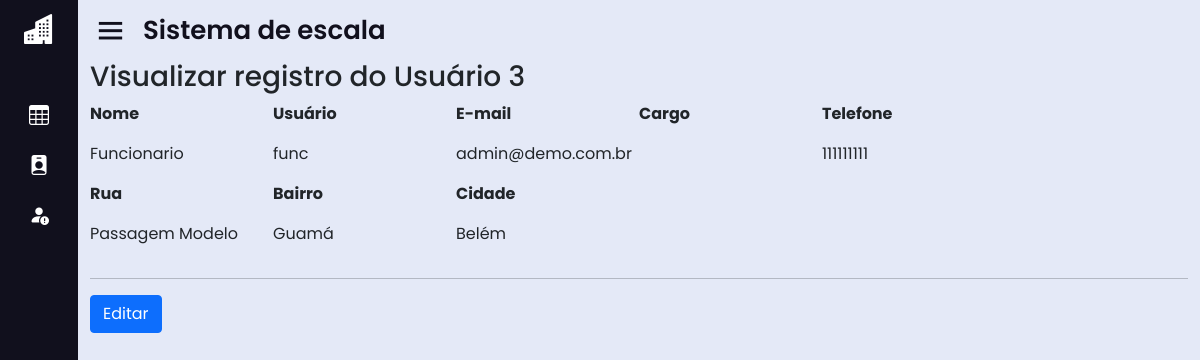
The page /home.php?page=perfil_func&msg=2 (signed in) on the database as committed earlier.
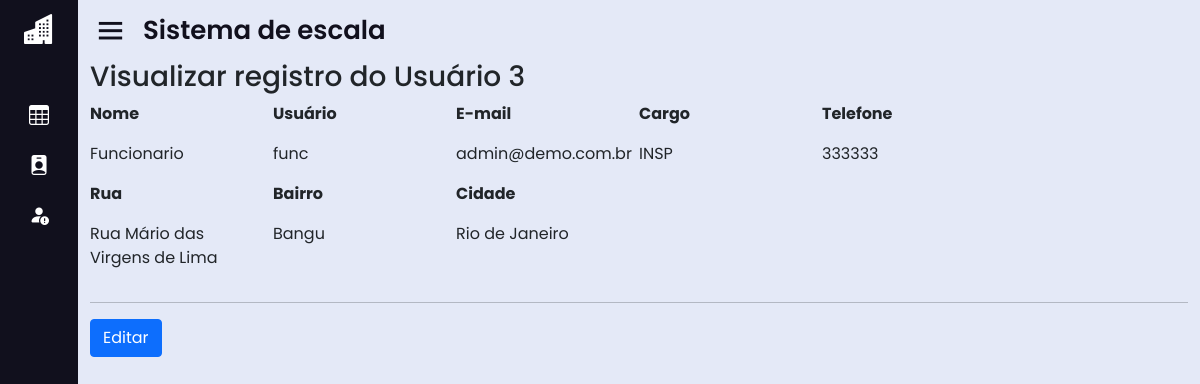
The same page on the database as committed later.
### tables this page shows
CREATE TABLE IF NOT EXISTS `funcionario` (
  `id_func` int(11) NOT NULL AUTO_INCREMENT,
  `nome_func` varchar(50) NOT NULL,
  `cargo_func` varchar(50) DEFAULT NULL,
  `turno` varchar(50) DEFAULT NULL,
  `telefone_func` varchar(50) NOT NULL,
  `sexo_func` varchar(50) NOT NULL,
  `email_func` varchar(50) NOT NULL,
  `id_st` int(11) DEFAULT NULL,
  PRIMARY KEY (`id_func`) USING BTREE,
  KEY `FK_funcionario_setor` (`id_st`),
  CONSTRAINT `FK_funcionario_setor` FOREIGN KEY (`id_st`) REFERENCES `setor` (`id_st`) ON DELETE CASCADE ON UPDATE CASCADE
);

CREATE TABLE IF NOT EXISTS `endereco` (
  `id_end` int(11) NOT NULL AUTO_INCREMENT,
  `rua_end` varchar(50) DEFAULT NULL,
  `compl_end` varchar(50) DEFAULT NULL,
  `cep_end` varchar(50) DEFAULT NULL,
  `bairro_end` varchar(50) DEFAULT NULL,
  `cidade_end` varchar(50) DEFAULT NULL,
  `estado_end` varchar(50) DEFAULT NULL,
  `id_func` int(11) DEFAULT NULL,
  PRIMARY KEY (`id_end`) USING BTREE,
  KEY `endereco_ibfk_1` (`id_func`) USING BTREE,
  CONSTRAINT `endereco_ibfk_1` FOREIGN KEY (`id_func`) REFERENCES `funcionario` (`id_func`) ON DELETE CASCADE ON UPDATE CASCADE
);

### sis/funcionario_perfil/perfil_func.php (the view, shortened to what this page needs)
<?php
$id = (int) $_SESSION['UsuarioID'];
$con = mysqli_connect('localhost', 'root', '', 'sisescala');
$sql = mysqli_query($con, "SELECT * FROM usuarios, funcionario, endereco WHERE id = $id");
$row = mysqli_fetch_array($sql);
?>
<div id="main" class="container-fluid">
    <h3 class="page-header">Visualizar registro do Usuário <?php echo $id; ?> </h3>
    <div class="row">
        <div class="col-md-2">
            <p><strong>Nome</strong></p>
            <p><?php echo $row['nome']; ?></p>
        </div>
        <div class="col-md-2">
            <p><strong>Usuário</strong></p>
            <p><?php echo $row['usuario']; ?></p>
        </div>
        <div class="col-md-2">
            <p><strong>E-mail</strong></p>
            <p><?php echo $row['email']; ?></p>
        </div>
        <div class="col-md-2">
			<p><strong>Cargo</strong></p>
			<p><?php echo $row['cargo_func']; ?></p>
		</div>
		<div class="col-md-2">
			<p><strong>Telefone</strong></p>
			<p><?php echo $row['telefone_func'];?></p>
		</div>
    </div>
    <div class="row">
		<div class="col-md-2">
			<p><strong>Rua</strong></p>
			<p><?php echo $row['rua_end'];?></p>
		</div>
		<div class="col-md-2">
			<p><strong>Bairro</strong></p>
			<p><?php echo $row['bairro_end'];?></p>
		</div>
		<div class="col-md-2">
			<p><strong>Cidade</strong></p>
			<p><?php echo $row['cidade_end'];?></p>
		</div>
	</div>
    <hr/>
    <div id="actions" class="row">
        <div class="col-md-12">
            <?php echo "<a href=?page=fedita_usu2&id=".$row['id']." class='btn btn-primary'>Editar</a>"; ?>
        </div>
    </div>
</div>

Rows that differ between the two databases and show on the page:
removed funcionario: telefone_func "111111111"
removed endereco: rua_end "Passagem Modelo", bairro_end "Guamá", cidade_end "Belém"
now on this page (row edited): funcionario: cargo_func "INSP", telefone_func "333333"
now on this page (row unchanged): endereco: rua_end "Rua Mário das Virgens de Lima", bairro_end "Bangu", cidade_end "Rio de Janeiro"
